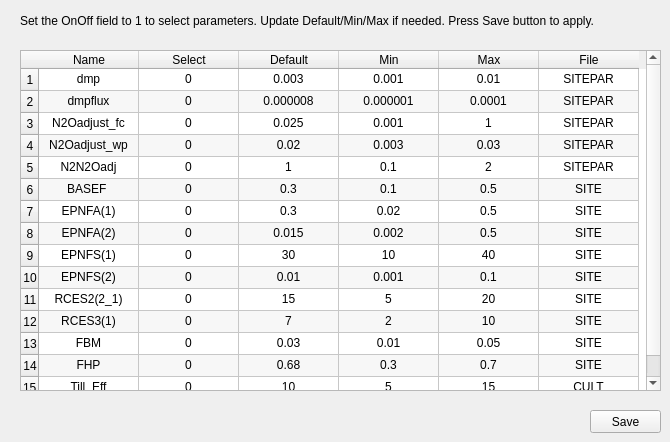
    <widget class="QWidget" name="parameter1">
     <attribute name="title">
      <string>Other parms</string>
     </attribute>
     <widget class="QTableWidget" name="tbl_DayCent_parameters">
      <property name="geometry">
       <rect>
        <x>20</x>
        <y>50</y>
        <width>641</width>
        <height>341</height>
       </rect>
      </property>
      <property name="alternatingRowColors">
       <bool>true</bool>
      </property>
      <attribute name="horizontalHeaderMinimumSectionSize">
       <number>20</number>
      </attribute>
      <attribute name="verticalHeaderDefaultSectionSize">
       <number>22</number>
      </attribute>
      <row>
       <property name="text">
        <string>1</string>
       </property>
       <property name="textAlignment">
        <set>AlignCenter</set>
       </property>
      </row>
      <row>
       <property name="text">
        <string>2</string>
       </property>
       <property name="textAlignment">
        <set>AlignCenter</set>
       </property>
      </row>
      <row>
       <property name="text">
        <string>3</string>
       </property>
       <property name="textAlignment">
        <set>AlignCenter</set>
       </property>
      </row>
      <row>
       <property name="text">
        <string>4</string>
       </property>
       <property name="textAlignment">
        <set>AlignCenter</set>
       </property>
      </row>
      <row>
       <property name="text">
        <string>5</string>
       </property>
       <property name="textAlignment">
        <set>AlignCenter</set>
       </property>
      </row>
      <row>
       <property name="text">
        <string>6</string>
       </property>
       <property name="textAlignment">
        <set>AlignCenter</set>
       </property>
      </row>
      <row>
       <property name="text">
        <string>7</string>
       </property>
       <property name="textAlignment">
        <set>AlignCenter</set>
       </property>
      </row>
      <row>
       <property name="text">
        <string>8</string>
       </property>
       <property name="textAlignment">
        <set>AlignCenter</set>
       </property>
      </row>
      <row>
       <property name="text">
        <string>9</string>
       </property>
       <property name="textAlignment">
        <set>AlignCenter</set>
       </property>
      </row>
      <row>
       <property name="text">
        <string>10</string>
       </property>
       <property name="textAlignment">
        <set>AlignCenter</set>
       </property>
      </row>
      <row>
       <property name="text">
        <string>11</string>
       </property>
       <property name="textAlignment">
        <set>AlignCenter</set>
       </property>
      </row>
      <row>
       <property name="text">
        <string>12</string>
       </property>
       <property name="textAlignment">
        <set>AlignCenter</set>
       </property>
      </row>
      <row>
       <property name="text">
        <string>13</string>
       </property>
       <property name="textAlignment">
        <set>AlignCenter</set>
       </property>
      </row>
      <row>
       <property name="text">
        <string>14</string>
       </property>
       <property name="textAlignment">
        <set>AlignCenter</set>
       </property>
      </row>
      <row>
       <property name="text">
        <string>15</string>
       </property>
      </row>
      <column>
       <property name="text">
        <string>Name</string>
       </property>
       <property name="textAlignment">
        <set>AlignCenter</set>
       </property>
       <property name="background">
        <color>
         <red>214</red>
         <green>214</green>
         <blue>214</blue>
        </color>
       </property>
      </column>
      <column>
       <property name="text">
        <string>Select</string>
       </property>
       <property name="textAlignment">
        <set>AlignCenter</set>
       </property>
      </column>
      <column>
       <property name="text">
        <string>Default</string>
       </property>
       <property name="textAlignment">
        <set>AlignCenter</set>
       </property>
      </column>
      <column>
       <property name="text">
        <string>Min</string>
       </property>
       <property name="textAlignment">
        <set>AlignCenter</set>
       </property>
      </column>
      <column>
       <property name="text">
        <string>Max</string>
       </property>
       <property name="textAlignment">
        <set>AlignCenter</set>
       </property>
      </column>
      <column>
       <property name="text">
        <string>File</string>
       </property>
       <property name="textAlignment">
        <set>AlignCenter</set>
       </property>
      </column>
      <item row="0" column="0">
       <property name="text">
        <string>dmp</string>
       </property>
       <property name="toolTip">
        <string>&lt;html&gt;&lt;head/&gt;&lt;body&gt;&lt;p&gt;dmp = damping factor for calculating soil temperature by layer&lt;/p&gt;&lt;/body&gt;&lt;/html&gt;</string>
       </property>
       <property name="textAlignment">
        <set>AlignCenter</set>
       </property>
       <property name="flags">
        <set>ItemIsSelectable|ItemIsUserCheckable|ItemIsEnabled</set>
       </property>
      </item>
      <item row="0" column="1">
       <property name="text">
        <string>0</string>
       </property>
       <property name="textAlignment">
        <set>AlignCenter</set>
       </property>
      </item>
      <item row="0" column="2">
       <property name="text">
        <string>0.003</string>
       </property>
       <property name="textAlignment">
        <set>AlignCenter</set>
       </property>
      </item>
      <item row="0" column="3">
       <property name="text">
        <string>0.001</string>
       </property>
       <property name="textAlignment">
        <set>AlignCenter</set>
       </property>
      </item>
      <item row="0" column="4">
       <property name="text">
        <string>0.01</string>
       </property>
       <property name="textAlignment">
        <set>AlignCenter</set>
       </property>
      </item>
      <item row="0" column="5">
       <property name="text">
        <string>SITEPAR</string>
       </property>
       <property name="textAlignment">
        <set>AlignCenter</set>
       </property>
       <property name="flags">
        <set>NoItemFlags</set>
       </property>
      </item>
      <item row="1" column="0">
       <property name="text">
        <string>dmpflux</string>
       </property>
       <property name="toolTip">
        <string>&lt;html&gt;&lt;head/&gt;&lt;body&gt;&lt;p&gt;dmpflux = in h2oflux routine (0.000001 = original value)&lt;/p&gt;&lt;/body&gt;&lt;/html&gt;</string>
       </property>
       <property name="textAlignment">
        <set>AlignCenter</set>
       </property>
       <property name="flags">
        <set>ItemIsSelectable|ItemIsUserCheckable|ItemIsEnabled</set>
       </property>
      </item>
      <item row="1" column="1">
       <property name="text">
        <string>0</string>
       </property>
       <property name="textAlignment">
        <set>AlignCenter</set>
       </property>
      </item>
      <item row="1" column="2">
       <property name="text">
        <string>0.000008</string>
       </property>
       <property name="textAlignment">
        <set>AlignCenter</set>
       </property>
      </item>
      <item row="1" column="3">
       <property name="text">
        <string>0.000001</string>
       </property>
       <property name="textAlignment">
        <set>AlignCenter</set>
       </property>
      </item>
      <item row="1" column="4">
       <property name="text">
        <string>0.0001</string>
       </property>
       <property name="textAlignment">
        <set>AlignCenter</set>
       </property>
      </item>
      <item row="1" column="5">
       <property name="text">
        <string>SITEPAR</string>
       </property>
       <property name="textAlignment">
        <set>AlignCenter</set>
       </property>
       <property name="flags">
        <set>NoItemFlags</set>
       </property>
      </item>
      <item row="2" column="0">
       <property name="text">
        <string>N2Oadjust_fc</string>
       </property>
       <property name="toolTip">
        <string>&lt;html&gt;&lt;head/&gt;&lt;body&gt;&lt;p&gt;N2Oadjust_fc  = maximum proportion of nitrified N lost as N2O @ field capacity &lt;/p&gt;&lt;/body&gt;&lt;/html&gt;</string>
       </property>
       <property name="textAlignment">
        <set>AlignCenter</set>
       </property>
       <property name="flags">
        <set>ItemIsSelectable|ItemIsUserCheckable|ItemIsEnabled</set>
       </property>
      </item>
      <item row="2" column="1">
       <property name="text">
        <string>0</string>
       </property>
       <property name="textAlignment">
        <set>AlignCenter</set>
       </property>
      </item>
      <item row="2" column="2">
       <property name="text">
        <string>0.025</string>
       </property>
       <property name="textAlignment">
        <set>AlignCenter</set>
       </property>
      </item>
      <item row="2" column="3">
       <property name="text">
        <string>0.001</string>
       </property>
       <property name="textAlignment">
        <set>AlignCenter</set>
       </property>
      </item>
      <item row="2" column="4">
       <property name="text">
        <string>1</string>
       </property>
       <property name="textAlignment">
        <set>AlignCenter</set>
       </property>
      </item>
      <item row="2" column="5">
       <property name="text">
        <string>SITEPAR</string>
       </property>
       <property name="textAlignment">
        <set>AlignCenter</set>
       </property>
       <property name="flags">
        <set>NoItemFlags</set>
       </property>
      </item>
      <item row="3" column="0">
       <property name="text">
        <string>N2Oadjust_wp</string>
       </property>
       <property name="toolTip">
        <string>&lt;html&gt;&lt;head/&gt;&lt;body&gt;&lt;p&gt;N2Oadjust_wp = minimum proportion of nitrified N lost as N2O @ wilting point &lt;/p&gt;&lt;/body&gt;&lt;/html&gt;</string>
       </property>
       <property name="textAlignment">
        <set>AlignCenter</set>
       </property>
       <property name="flags">
        <set>ItemIsSelectable|ItemIsUserCheckable|ItemIsEnabled</set>
       </property>
      </item>
      <item row="3" column="1">
       <property name="text">
        <string>0</string>
       </property>
       <property name="textAlignment">
        <set>AlignCenter</set>
       </property>
      </item>
      <item row="3" column="2">
       <property name="text">
        <string>0.02</string>
       </property>
       <property name="textAlignment">
        <set>AlignCenter</set>
       </property>
      </item>
      <item row="3" column="3">
       <property name="text">
        <string>0.003</string>
       </property>
       <property name="textAlignment">
        <set>AlignCenter</set>
       </property>
      </item>
      <item row="3" column="4">
       <property name="text">
        <string>0.03</string>
       </property>
       <property name="textAlignment">
        <set>AlignCenter</set>
       </property>
      </item>
      <item row="3" column="5">
       <property name="text">
        <string>SITEPAR</string>
       </property>
       <property name="textAlignment">
        <set>AlignCenter</set>
       </property>
       <property name="flags">
        <set>NoItemFlags</set>
       </property>
      </item>
      <item row="4" column="0">
       <property name="text">
        <string>N2N2Oadj</string>
       </property>
       <property name="toolTip">
        <string>&lt;html&gt;&lt;head/&gt;&lt;body&gt;&lt;p&gt;N2N2Oadj = N2/N2O ratio adjustment coefficient&lt;/p&gt;&lt;/body&gt;&lt;/html&gt;</string>
       </property>
       <property name="textAlignment">
        <set>AlignCenter</set>
       </property>
       <property name="flags">
        <set>ItemIsSelectable|ItemIsUserCheckable|ItemIsEnabled</set>
       </property>
      </item>
      <item row="4" column="1">
       <property name="text">
        <string>0</string>
       </property>
       <property name="textAlignment">
        <set>AlignCenter</set>
       </property>
      </item>
      <item row="4" column="2">
       <property name="text">
        <string>1</string>
       </property>
       <property name="textAlignment">
        <set>AlignCenter</set>
       </property>
      </item>
      <item row="4" column="3">
       <property name="text">
        <string>0.1</string>
       </property>
       <property name="textAlignment">
        <set>AlignCenter</set>
       </property>
      </item>
      <item row="4" column="4">
       <property name="text">
        <string>2</string>
       </property>
       <property name="textAlignment">
        <set>AlignCenter</set>
       </property>
      </item>
      <item row="4" column="5">
       <property name="text">
        <string>SITEPAR</string>
       </property>
       <property name="textAlignment">
        <set>AlignCenter</set>
       </property>
       <property name="flags">
        <set>NoItemFlags</set>
       </property>
      </item>
      <item row="5" column="0">
       <property name="text">
        <string>BASEF </string>
       </property>
       <property name="toolTip">
        <string>&lt;html&gt;&lt;head/&gt;&lt;body&gt;&lt;p&gt;BASEF  = The fraction of the soil water content of layer NLAYERÃ¾1 which is lost via base flow fraction H2O&lt;/p&gt;&lt;/body&gt;&lt;/html&gt;</string>
       </property>
       <property name="textAlignment">
        <set>AlignCenter</set>
       </property>
       <property name="flags">
        <set>ItemIsSelectable|ItemIsUserCheckable|ItemIsEnabled</set>
       </property>
      </item>
      <item row="5" column="1">
       <property name="text">
        <string>0</string>
       </property>
       <property name="textAlignment">
        <set>AlignCenter</set>
       </property>
      </item>
      <item row="5" column="2">
       <property name="text">
        <string>0.3</string>
       </property>
       <property name="textAlignment">
        <set>AlignCenter</set>
       </property>
      </item>
      <item row="5" column="3">
       <property name="text">
        <string>0.1</string>
       </property>
       <property name="textAlignment">
        <set>AlignCenter</set>
       </property>
      </item>
      <item row="5" column="4">
       <property name="text">
        <string>0.5</string>
       </property>
       <property name="textAlignment">
        <set>AlignCenter</set>
       </property>
      </item>
      <item row="5" column="5">
       <property name="text">
        <string>SITE</string>
       </property>
       <property name="textAlignment">
        <set>AlignCenter</set>
       </property>
       <property name="flags">
        <set>NoItemFlags</set>
       </property>
      </item>
      <item row="6" column="0">
       <property name="text">
        <string>EPNFA(1)</string>
       </property>
       <property name="toolTip">
        <string>&lt;html&gt;&lt;head/&gt;&lt;body&gt;&lt;p&gt;EPNFA(1) = Intercept value for determining the effect of annual precipitation on atmospheric N fixation (wet and dry deposition) g atmospheric N fixation (wet and dry deposition) g N/m2/yr/cm precip&lt;/p&gt;&lt;/body&gt;&lt;/html&gt;</string>
       </property>
       <property name="textAlignment">
        <set>AlignCenter</set>
       </property>
       <property name="background">
        <brush brushstyle="NoBrush">
         <color alpha="255">
          <red>230</red>
          <green>230</green>
          <blue>230</blue>
         </color>
        </brush>
       </property>
       <property name="flags">
        <set>ItemIsSelectable|ItemIsEditable|ItemIsEnabled|ItemIsTristate</set>
       </property>
      </item>
      <item row="6" column="1">
       <property name="text">
        <string>0</string>
       </property>
       <property name="textAlignment">
        <set>AlignCenter</set>
       </property>
      </item>
      <item row="6" column="2">
       <property name="text">
        <string>0.3</string>
       </property>
       <property name="textAlignment">
        <set>AlignCenter</set>
       </property>
      </item>
      <item row="6" column="3">
       <property name="text">
        <string>0.02</string>
       </property>
       <property name="textAlignment">
        <set>AlignCenter</set>
       </property>
      </item>
      <item row="6" column="4">
       <property name="text">
        <string>0.5</string>
       </property>
       <property name="textAlignment">
        <set>AlignCenter</set>
       </property>
      </item>
      <item row="6" column="5">
       <property name="text">
        <string>SITE</string>
       </property>
       <property name="textAlignment">
        <set>AlignCenter</set>
       </property>
       <property name="flags">
        <set>NoItemFlags</set>
       </property>
      </item>
      <item row="7" column="0">
       <property name="text">
        <string>EPNFA(2)</string>
       </property>
       <property name="toolTip">
        <string>&lt;html&gt;&lt;head/&gt;&lt;body&gt;&lt;p&gt;EPNFA(2) = Slope value for determining the effect of annual precipitation on atmospheric N fixation (wet and dry deposition) g N fixation (wet and dry deposition) g N/m2/yr/cm precip&lt;/p&gt;&lt;/body&gt;&lt;/html&gt;</string>
       </property>
       <property name="textAlignment">
        <set>AlignCenter</set>
       </property>
       <property name="flags">
        <set>ItemIsSelectable|ItemIsEnabled</set>
       </property>
      </item>
      <item row="7" column="1">
       <property name="text">
        <string>0</string>
       </property>
       <property name="textAlignment">
        <set>AlignCenter</set>
       </property>
      </item>
      <item row="7" column="2">
       <property name="text">
        <string>0.015</string>
       </property>
       <property name="textAlignment">
        <set>AlignCenter</set>
       </property>
      </item>
      <item row="7" column="3">
       <property name="text">
        <string>0.002</string>
       </property>
       <property name="textAlignment">
        <set>AlignCenter</set>
       </property>
      </item>
      <item row="7" column="4">
       <property name="text">
        <string>0.5</string>
       </property>
       <property name="textAlignment">
        <set>AlignCenter</set>
       </property>
      </item>
      <item row="7" column="5">
       <property name="text">
        <string>SITE</string>
       </property>
       <property name="textAlignment">
        <set>AlignCenter</set>
       </property>
       <property name="flags">
        <set>NoItemFlags</set>
       </property>
      </item>
      <item row="8" column="0">
       <property name="text">
        <string>EPNFS(1)</string>
       </property>
       <property name="toolTip">
        <string>&lt;html&gt;&lt;head/&gt;&lt;body&gt;&lt;p&gt;EPNFS(1) = Minimum AET value used for determining the effect of annual evapotranspiration on non-symbiotic soil N fixation; not used if nsnfix = 1&lt;/p&gt;&lt;/body&gt;&lt;/html&gt;</string>
       </property>
       <property name="textAlignment">
        <set>AlignCenter</set>
       </property>
       <property name="flags">
        <set>ItemIsSelectable|ItemIsEnabled</set>
       </property>
      </item>
      <item row="8" column="1">
       <property name="text">
        <string>0</string>
       </property>
       <property name="textAlignment">
        <set>AlignCenter</set>
       </property>
      </item>
      <item row="8" column="2">
       <property name="text">
        <string>30</string>
       </property>
       <property name="textAlignment">
        <set>AlignCenter</set>
       </property>
      </item>
      <item row="8" column="3">
       <property name="text">
        <string>10</string>
       </property>
       <property name="textAlignment">
        <set>AlignCenter</set>
       </property>
      </item>
      <item row="8" column="4">
       <property name="text">
        <string>40</string>
       </property>
       <property name="textAlignment">
        <set>AlignCenter</set>
       </property>
      </item>
      <item row="8" column="5">
       <property name="text">
        <string>SITE</string>
       </property>
       <property name="textAlignment">
        <set>AlignCenter</set>
       </property>
       <property name="flags">
        <set>NoItemFlags</set>
       </property>
      </item>
      <item row="9" column="0">
       <property name="text">
        <string>EPNFS(2)</string>
       </property>
       <property name="toolTip">
        <string>&lt;html&gt;&lt;head/&gt;&lt;body&gt;&lt;p&gt;EPNFS(2) = Intercept value for determining the effect of annual evapotranspiration non-symbiotic soil N fixation; not used if nsnfix = 1&lt;/p&gt;&lt;/body&gt;&lt;/html&gt;</string>
       </property>
       <property name="textAlignment">
        <set>AlignCenter</set>
       </property>
       <property name="flags">
        <set>ItemIsSelectable|ItemIsUserCheckable|ItemIsEnabled</set>
       </property>
      </item>
      <item row="9" column="1">
       <property name="text">
        <string>0</string>
       </property>
       <property name="textAlignment">
        <set>AlignCenter</set>
       </property>
      </item>
      <item row="9" column="2">
       <property name="text">
        <string>0.01</string>
       </property>
       <property name="textAlignment">
        <set>AlignCenter</set>
       </property>
      </item>
      <item row="9" column="3">
       <property name="text">
        <string>0.001</string>
       </property>
       <property name="textAlignment">
        <set>AlignCenter</set>
       </property>
      </item>
      <item row="9" column="4">
       <property name="text">
        <string>0.1</string>
       </property>
       <property name="textAlignment">
        <set>AlignCenter</set>
       </property>
      </item>
      <item row="9" column="5">
       <property name="text">
        <string>SITE</string>
       </property>
       <property name="textAlignment">
        <set>AlignCenter</set>
       </property>
       <property name="flags">
        <set>NoItemFlags</set>
       </property>
      </item>
      <item row="10" column="0">
       <property name="text">
        <string>RCES2(2_1)</string>
       </property>
       <property name="toolTip">
        <string>&lt;html&gt;&lt;head/&gt;&lt;body&gt;&lt;p&gt;RCES2(2_1) = Initial C/N ratio in soil organic matter with intermediate turnover (slow SOM)&lt;/p&gt;&lt;/body&gt;&lt;/html&gt;</string>
       </property>
       <property name="textAlignment">
        <set>AlignCenter</set>
       </property>
       <property name="flags">
        <set>ItemIsSelectable|ItemIsUserCheckable|ItemIsEnabled</set>
       </property>
      </item>
      <item row="10" column="1">
       <property name="text">
        <string>0</string>
       </property>
       <property name="textAlignment">
        <set>AlignCenter</set>
       </property>
      </item>
      <item row="10" column="2">
       <property name="text">
        <string>15</string>
       </property>
       <property name="textAlignment">
        <set>AlignCenter</set>
       </property>
      </item>
      <item row="10" column="3">
       <property name="text">
        <string>5</string>
       </property>
       <property name="textAlignment">
        <set>AlignCenter</set>
       </property>
      </item>
      <item row="10" column="4">
       <property name="text">
        <string>20</string>
       </property>
       <property name="textAlignment">
        <set>AlignCenter</set>
       </property>
      </item>
      <item row="10" column="5">
       <property name="text">
        <string>SITE</string>
       </property>
       <property name="textAlignment">
        <set>AlignCenter</set>
       </property>
       <property name="flags">
        <set>NoItemFlags</set>
       </property>
      </item>
      <item row="11" column="0">
       <property name="text">
        <string>RCES3(1)</string>
       </property>
       <property name="toolTip">
        <string>&lt;html&gt;&lt;head/&gt;&lt;body&gt;&lt;p&gt;RCES3(1) = Initial C/N ratio in soil organic matter with slow turnover (passive SOM)&lt;/p&gt;&lt;/body&gt;&lt;/html&gt;</string>
       </property>
       <property name="textAlignment">
        <set>AlignCenter</set>
       </property>
       <property name="flags">
        <set>ItemIsSelectable|ItemIsUserCheckable|ItemIsEnabled</set>
       </property>
      </item>
      <item row="11" column="1">
       <property name="text">
        <string>0</string>
       </property>
       <property name="textAlignment">
        <set>AlignCenter</set>
       </property>
      </item>
      <item row="11" column="2">
       <property name="text">
        <string>7</string>
       </property>
       <property name="textAlignment">
        <set>AlignCenter</set>
       </property>
      </item>
      <item row="11" column="3">
       <property name="text">
        <string>2</string>
       </property>
       <property name="textAlignment">
        <set>AlignCenter</set>
       </property>
      </item>
      <item row="11" column="4">
       <property name="text">
        <string>10</string>
       </property>
       <property name="textAlignment">
        <set>AlignCenter</set>
       </property>
      </item>
      <item row="11" column="5">
       <property name="text">
        <string>SITE</string>
       </property>
       <property name="textAlignment">
        <set>AlignCenter</set>
       </property>
       <property name="flags">
        <set>NoItemFlags</set>
       </property>
      </item>
      <item row="12" column="0">
       <property name="text">
        <string>FBM</string>
       </property>
       <property name="toolTip">
        <string>&lt;html&gt;&lt;head/&gt;&lt;body&gt;&lt;p&gt;FBM = Fraction of Org C in biomass Pool; SOM1CI(2,1) = FBM*SOC&lt;/p&gt;&lt;/body&gt;&lt;/html&gt;</string>
       </property>
       <property name="textAlignment">
        <set>AlignCenter</set>
       </property>
      </item>
      <item row="12" column="1">
       <property name="text">
        <string>0</string>
       </property>
       <property name="textAlignment">
        <set>AlignCenter</set>
       </property>
      </item>
      <item row="12" column="2">
       <property name="text">
        <string>0.03</string>
       </property>
       <property name="textAlignment">
        <set>AlignCenter</set>
       </property>
      </item>
      <item row="12" column="3">
       <property name="text">
        <string>0.01</string>
       </property>
       <property name="textAlignment">
        <set>AlignCenter</set>
       </property>
      </item>
      <item row="12" column="4">
       <property name="text">
        <string>0.05</string>
       </property>
       <property name="textAlignment">
        <set>AlignCenter</set>
       </property>
      </item>
      <item row="12" column="5">
       <property name="text">
        <string>SITE</string>
       </property>
       <property name="textAlignment">
        <set>AlignCenter</set>
       </property>
      </item>
      <item row="13" column="0">
       <property name="text">
        <string>FHP</string>
       </property>
       <property name="toolTip">
        <string>&lt;html&gt;&lt;head/&gt;&lt;body&gt;&lt;p&gt;FHP = Fraction of Org C in passive Pooll; SOM3CI(1) = FHP*(SOC-SOM1CI(2,1))&lt;/p&gt;&lt;/body&gt;&lt;/html&gt;</string>
       </property>
       <property name="textAlignment">
        <set>AlignCenter</set>
       </property>
      </item>
      <item row="13" column="1">
       <property name="text">
        <string>0</string>
       </property>
       <property name="textAlignment">
        <set>AlignCenter</set>
       </property>
      </item>
      <item row="13" column="2">
       <property name="text">
        <string>0.68</string>
       </property>
       <property name="textAlignment">
        <set>AlignCenter</set>
       </property>
      </item>
      <item row="13" column="3">
       <property name="text">
        <string>0.3</string>
       </property>
       <property name="textAlignment">
        <set>AlignCenter</set>
       </property>
      </item>
      <item row="13" column="4">
       <property name="text">
        <string>0.7</string>
       </property>
       <property name="textAlignment">
        <set>AlignCenter</set>
       </property>
      </item>
      <item row="13" column="5">
       <property name="text">
        <string>SITE</string>
       </property>
       <property name="textAlignment">
        <set>AlignCenter</set>
       </property>
      </item>
      <item row="14" column="0">
       <property name="text">
        <string>Till_Eff</string>
       </property>
       <property name="textAlignment">
        <set>AlignCenter</set>
       </property>
      </item>
      <item row="14" column="1">
       <property name="text">
        <string>0</string>
       </property>
       <property name="textAlignment">
        <set>AlignCenter</set>
       </property>
      </item>
      <item row="14" column="2">
       <property name="text">
        <string>10</string>
       </property>
       <property name="textAlignment">
        <set>AlignCenter</set>
       </property>
      </item>
      <item row="14" column="3">
       <property name="text">
        <string>5</string>
       </property>
       <property name="textAlignment">
        <set>AlignCenter</set>
       </property>
      </item>
      <item row="14" column="4">
       <property name="text">
        <string>15</string>
       </property>
       <property name="textAlignment">
        <set>AlignCenter</set>
       </property>
      </item>
      <item row="14" column="5">
       <property name="text">
        <string>CULT</string>
       </property>
       <property name="textAlignment">
        <set>AlignCenter</set>
       </property>
      </item>
     </widget>
     <widget class="QPushButton" name="btn_DayCentparm_save">
      <property name="geometry">
       <rect>
        <x>590</x>
        <y>410</y>
        <width>71</width>
        <height>23</height>
       </rect>
      </property>
      <property name="text">
       <string>Save</string>
      </property>
     </widget>
     <widget class="QLabel" name="label_31">
      <property name="geometry">
       <rect>
        <x>20</x>
        <y>10</y>
        <width>636</width>
        <height>21</height>
       </rect>
      </property>
      <property name="text">
       <string>Set the OnOff field to 1 to select parameters. Update Default/Min/Max if needed. Press Save button to apply.</string>
      </property>
     </widget>
    </widget>
